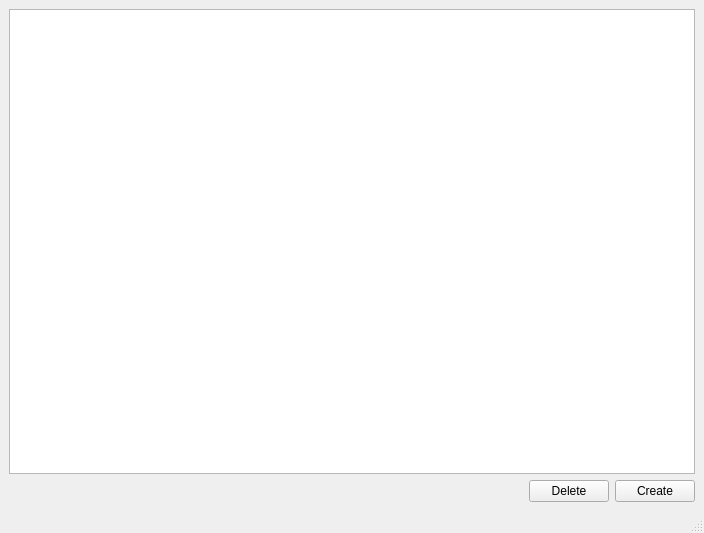
<?xml version="1.0" encoding="UTF-8"?>
<ui version="4.0">
 <class>MainWindow</class>
 <widget class="QMainWindow" name="MainWindow">
  <property name="geometry">
   <rect>
    <x>0</x>
    <y>0</y>
    <width>704</width>
    <height>533</height>
   </rect>
  </property>
  <property name="windowTitle">
   <string>MainWindow</string>
  </property>
  <widget class="QWidget" name="centralwidget">
   <layout class="QVBoxLayout" name="verticalLayout">
    <item>
     <widget class="QTableWidget" name="tableWidget">
      <property name="selectionBehavior">
       <enum>QAbstractItemView::SelectRows</enum>
      </property>
     </widget>
    </item>
    <item>
     <layout class="QHBoxLayout" name="horizontalLayout">
      <item>
       <spacer name="horizontalSpacer">
        <property name="orientation">
         <enum>Qt::Horizontal</enum>
        </property>
        <property name="sizeHint" stdset="0">
         <size>
          <width>40</width>
          <height>20</height>
         </size>
        </property>
       </spacer>
      </item>
      <item>
       <widget class="QPushButton" name="pushButtonDelete">
        <property name="text">
         <string>Delete</string>
        </property>
       </widget>
      </item>
      <item>
       <widget class="QPushButton" name="pushButtonSave">
        <property name="text">
         <string>Create</string>
        </property>
       </widget>
      </item>
     </layout>
    </item>
   </layout>
  </widget>
  <widget class="QMenuBar" name="menubar">
   <property name="geometry">
    <rect>
     <x>0</x>
     <y>0</y>
     <width>704</width>
     <height>21</height>
    </rect>
   </property>
  </widget>
  <widget class="QStatusBar" name="statusbar"/>
 </widget>
 <resources/>
 <connections/>
</ui>
